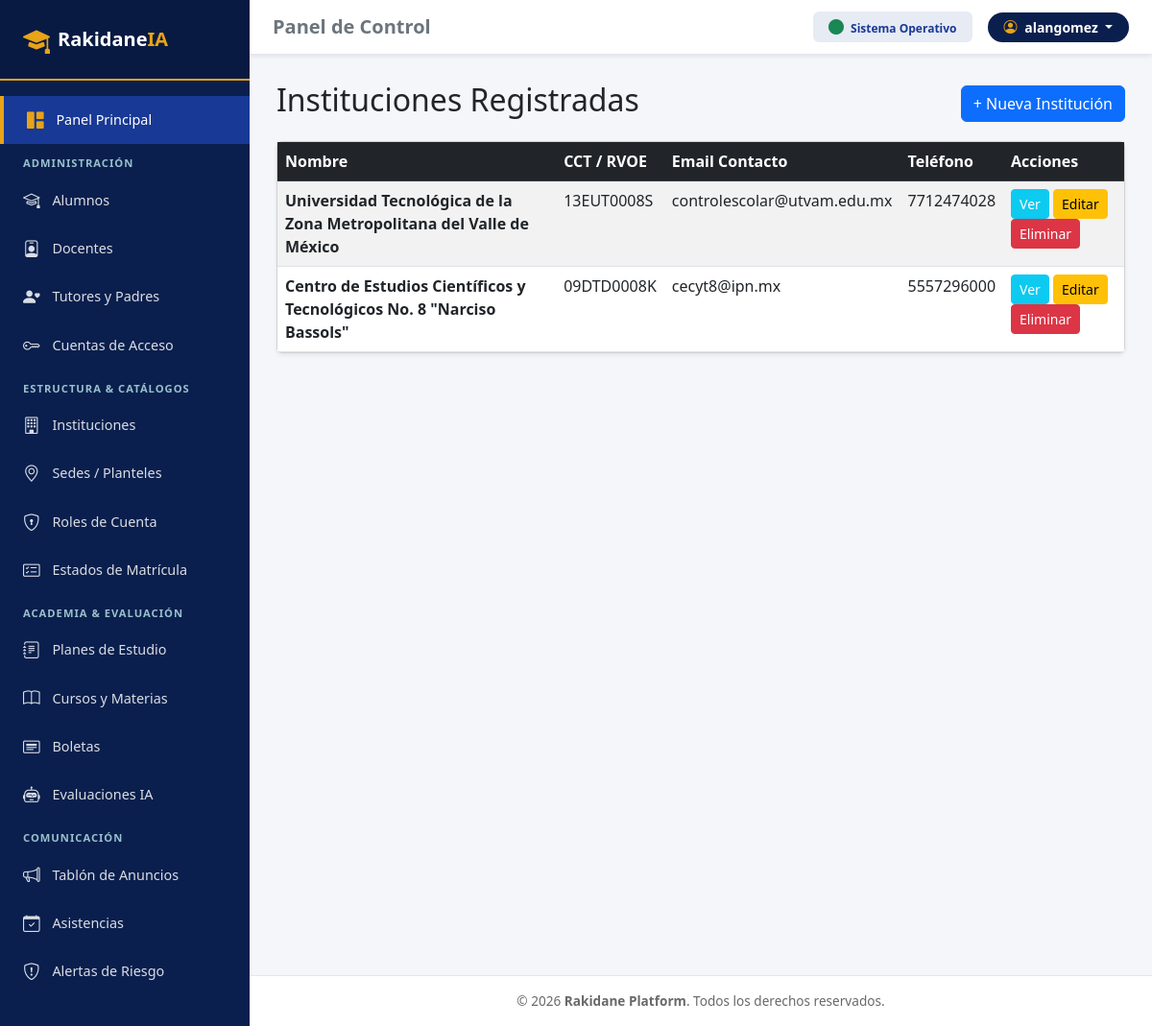
Page /institucion/instituciones/ (signed in) on the committed database.
### institucion/models.py (models this page shows, shortened)
class Institucion(models.Model):
    id_institucion = models.UUIDField(primary_key=True, default=uuid.uuid4, editable=False)
    nombre_institucion = models.CharField(max_length=150)
    clave_cct_rvoe = models.CharField(max_length=50, blank=True, null=True, help_text="Clave de Centro de Trabajo o RVOE")
    razon_social = models.CharField(max_length=150, blank=True, null=True)
    rfc_identificador_fiscal = models.CharField(max_length=30, blank=True, null=True)
    direccion_fiscal = models.TextField(blank=True, null=True)
    telefono_contacto = models.CharField(max_length=20, blank=True, null=True)
    email_contacto = models.EmailField(blank=True, null=True)
    logo_url = models.URLField(blank=True, null=True)
    sitio_web = models.URLField(blank=True, null=True)
    creado_en = models.DateTimeField(auto_now_add=True)
    actualizado_en = models.DateTimeField(auto_now=True)
    class Meta:
        db_table = 'institucion'

### institucion/views.py (the view)
# urls.py: path('instituciones/', login_required(InstitucionListView.as_view()), name='institucion_list'),
class InstitucionListView(ListView):
    model = Institucion

### institucion/templates/institucion/institucion_list.html (shortened to what this page needs)
{% extends 'base.html' %}
{% block content %}
<div class="d-flex justify-content-between align-items-center mb-3">
    <h2>Instituciones Registradas</h2>
    <a href="{% url 'institucion_create' %}" class="btn btn-primary">+ Nueva Institución</a>
</div>
<div class="card shadow-sm">
    <div class="card-body p-0">
        <table class="table table-striped table-hover mb-0">
            <thead class="table-dark">
                <tr>
                    <th>Nombre</th>
                    <th>CCT / RVOE</th>
                    <th>Email Contacto</th>
                    <th>Teléfono</th>
                    <th>Acciones</th>
                </tr>
            </thead>
            <tbody>
                {% for inst in object_list %}
                <tr>
                    <td><strong>{{ inst.nombre_institucion }}</strong></td>
                    <td>{{ inst.clave_cct_rvoe|default:"-" }}</td>
                    <td>{{ inst.email_contacto|default:"-" }}</td>
                    <td>{{ inst.telefono_contacto|default:"-" }}</td>
                    <td>
                        <a href="{% url 'institucion_detail' inst.pk %}" class="btn btn-sm btn-info text-white">Ver</a>
                        <a href="{% url 'institucion_update' inst.pk %}" class="btn btn-sm btn-warning">Editar</a>
                        <a href="{% url 'institucion_delete' inst.pk %}" class="btn btn-sm btn-danger">Eliminar</a>
                    </td>
                </tr>
                {% empty %}
                <tr>
                    <td colspan="5" class="text-center py-4 text-muted">No hay instituciones registradas aún.</td>
                </tr>
                {% endfor %}
            </tbody>
        </table>
    </div>
</div>
{% endblock %}

### core/templates/base.html (shortened to what this page needs)
<!DOCTYPE html>
<html lang="es">
<head>
    <link href="https://cdn.jsdelivr.net/npm/bootstrap@5.3.0/dist/css/bootstrap.min.css" rel="stylesheet">
    <link rel="stylesheet" href="https://cdn.jsdelivr.net/npm/bootstrap-icons@1.11.0/font/bootstrap-icons.css">
</head>
<body>
<div id="wrapper">
    <nav id="sidebar">
        <div class="sidebar-header d-flex align-items-center">
            <i class="bi bi-mortarboard-fill fs-3 me-2" style="color: var(--rak-golden-yellow);"></i>
            <span class="fs-5 fw-bold tracking-wide">Rakidane<span style="color: var(--rak-golden-yellow);">IA</span></span>
        </div>
        <ul class="list-unstyled components">
            <li>
                <a href="{% url 'dashboard' %}" class="active">
                    <i class="bi bi-grid-1x2-fill" style="color: var(--rak-golden-yellow);"></i> Panel Principal
                </a>
            </li>
            <div class="sidebar-category">Administración</div>
            <li>
                <a href="{% url 'alumno_list' %}"><i class="bi bi-mortarboard"></i> Alumnos</a>
            </li>
            <li>
                <a href="{% url 'docente_list' %}"><i class="bi bi-person-badge"></i> Docentes</a>
            </li>
            <li>
                <a href="{% url 'tutorpadre_list' %}"><i class="bi bi-person-heart"></i> Tutores y Padres</a>
            </li>
            <li>
                <a href="{% url 'cuentaacceso_list' %}"><i class="bi bi-key"></i> Cuentas de Acceso</a>
            </li>
            <div class="sidebar-category">Estructura & Catálogos</div>
            <li>
                <a href="/institucion/instituciones/"><i class="bi bi-building"></i> Instituciones</a>
            </li>
            <li>
                <a href="/institucion/sedes/"><i class="bi bi-geo-alt"></i> Sedes / Planteles</a>
            </li>
            <li>
                <a href="{% url 'rol_list' %}"><i class="bi bi-shield-lock"></i> Roles de Cuenta</a>
            </li>
            <li>
                <a href="{% url 'estadomatricula_list' %}"><i class="bi bi-card-checklist"></i> Estados de Matrícula</a>
            </li>
            <div class="sidebar-category">Academia & Evaluación</div>
            <li>
                <a href="{% url 'programanivel_list' %}"><i class="bi bi-journal-text"></i> Planes de Estudio</a>
            </li>
            <li>
                <a href="{% url 'cursomateria_list' %}"><i class="bi bi-book"></i> Cursos y Materias</a>
            </li>
            <li>
                <a href="{% url 'boletacalificacion_list' %}"><i class="bi bi-card-heading"></i> Boletas</a>
            </li>
            <li>
                <a href="{% url 'evaluacioniaborrador_list' %}"><i class="bi bi-robot"></i> Evaluaciones IA</a>
            </li>
            <div class="sidebar-category">Comunicación</div>
            <li>
                <a href="{% url 'publicaciontablon_list' %}"><i class="bi bi-megaphone"></i> Tablón de Anuncios</a>
            </li>
            <li>
                <a href="{% url 'registroasistencia_list' %}"><i class="bi bi-calendar-check"></i> Asistencias</a>
            </li>
            <li>
                <a href="{% url 'alertariesgoia_list' %}"><i class="bi bi-shield-exclamation"></i> Alertas de Riesgo</a>
            </li>
        </ul>
    </nav>
    <div id="content">
        <div class="topbar d-flex justify-content-between align-items-center shadow-sm">
            <h5 class="mb-0 fw-bold text-secondary">{% block header_title %}Panel de Control{% endblock %}</h5>
            <div class="d-flex align-items-center gap-3">
                <span class="badge px-3 py-2" style="background-color: rgba(24, 57, 149, 0.1); color: var(--rak-royal-blue);">
                    <i class="bi bi-circle-fill text-success fs-6 me-1"></i> Sistema Operativo
                </span>
                <div class="dropdown">
                    <button class="btn btn-sm text-white fw-semibold dropdown-toggle px-3 py-1 rounded-pill"
                            style="background-color: var(--rak-midnight-blue);" type="button" data-bs-toggle="dropdown">
                        <i class="bi bi-person-circle me-1" style="color: var(--rak-golden-yellow);"></i> {{ user.username }}
                    </button>
                </div>
            </div>
        </div>
        <div class="main-body">
            {% block content %}
            {% endblock %}
        </div>
        <div class="footer text-center">
            &copy; 2026 <strong>Rakidane Platform</strong>. Todos los derechos reservados.
        </div>
    </div>
</div>
</body>
</html>

### core/templates/base.html (style rules this page uses)
:root { --rak-golden-yellow: #E8A317; --rak-light-blue: #9AC0CD; --rak-royal-blue: #183995; --rak-off-white: #FDFDFD; --rak-warm-grey: #696969; --rak-midnight-blue: #0A1F4D; }
body { background-color: #f4f6f9; font-family: system-ui, -apple-system, "Segoe UI", Roboto, Arial, sans-serif; min-height: 100vh; overflow-x: hidden; }
#wrapper { display: flex; width: 100%; min-height: 100vh; }
#sidebar { min-width: 260px; max-width: 260px; background-color: var(--rak-midnight-blue); color: #ffffff; transition: all 0.3s ease; z-index: 1000; }
#sidebar .sidebar-header { padding: 1.25rem 1.5rem; background-color: rgba(0, 0, 0, 0.15); border-bottom: 2px solid var(--rak-golden-yellow); }
#sidebar ul.components { padding: 1rem 0; }
#sidebar .sidebar-category { padding: 0.75rem 1.5rem 0.25rem; font-size: 0.7rem; font-weight: 700; text-transform: uppercase; letter-spacing: 1px; color: var(--rak-light-blue); }
#sidebar ul li a { padding: 0.75rem 1.5rem; font-size: 0.9rem; display: flex; align-items: center; color: rgba(255, 255, 255, 0.85); text-decoration: none; transition: all 0.2s ease; }
#sidebar ul li a:hover, #sidebar ul li a.active { color: #ffffff; background-color: var(--rak-royal-blue); border-left: 4px solid var(--rak-golden-yellow); }
#sidebar ul li a i { margin-right: 0.8rem; font-size: 1.1rem; }
#content { width: 100%; display: flex; flex-direction: column; min-height: 100vh; }
.topbar { background-color: #ffffff; border-bottom: 1px solid #e3e6f0; padding: 0.75rem 1.5rem; }
.main-body { padding: 1.75rem; flex: 1; }
.footer { background-color: #ffffff; border-top: 1px solid #e3e6f0; padding: 1rem; font-size: 0.85rem; color: var(--rak-warm-grey); }

### rows in the picture
Institucion: nombre_institucion "Universidad Tecnológica de la Zona Metropolitana del Valle de México", clave_cct_rvoe "13EUT0008S", email_contacto "controlescolar@utvam.edu.mx", telefono_contacto "7712474028"
Institucion: nombre_institucion "Centro de Estudios Científicos y Tecnológicos No. 8 \"Narciso Bassols\"", clave_cct_rvoe "09DTD0008K", email_contacto "cecyt8@ipn.mx", telefono_contacto "5557296000"

### other values in the picture
{{ user.username }} "alangomez"
